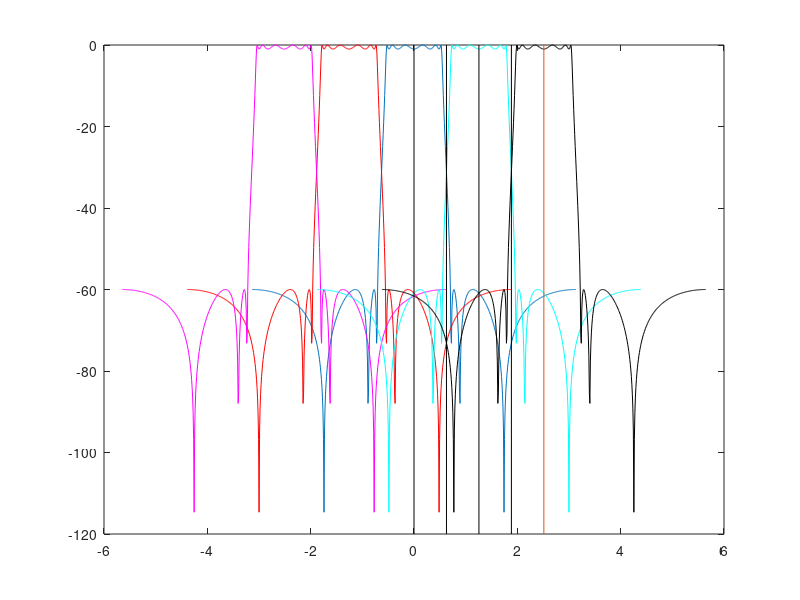

MATLAB code to generate this figure:
%%
clear all; close all; clc;
fs = 125e6; T = 1/fs;
N = 2^9;
R = 5;
e = 0.85;
fp = (fs/R*e/2);

[Ord, Wp] = ellipord(e/R, (1/e)/R, 1, 60 );
[B, A] = ellip(Ord, 1, 60, fp/(fs/2));

[H, w] = freqz(B, A, R*N+1);

Hr = reshape(H(2:end), N, R)';
Hr(2:2:end, :) = Hr(2:2:end, end:-1:1);

wr = w(2:N+1);
Hrtot = max(abs(Hr(2:end, :)));

% figure;
% plot(w, 20*log10(abs(H)), '-k', wr, 20*log10(abs(Hr(2:end, :)))', wr, 20*log10(Hrtot), '-k','LineWidth', 2); grid on

% figure;
% plot(w, 20*log10(abs(H)), '-b', wr, 20*log10(Hrtot), '-r','LineWidth', 2); grid on

%% Save to files
plotFile = 'iirAliasingCleanZero.csv';
fh = fopen(plotFile,'w'); 
if fh ~= -1
    fprintf(fh, '%s,%s\n', 'abs(H)', 'w');
    fclose(fh);
end
dlmwrite(...
    plotFile,...
    [abs(H) w],...
    '-append',...
    'delimiter', ',',...
    'newline', 'unix'...
);
plotFile = 'iirAliasingCleanP2.csv';
fh = fopen(plotFile,'w'); 
if fh ~= -1
    fprintf(fh, '%s,%s\n', 'abs(H)', 'w');
    fclose(fh);
end
dlmwrite(...
    plotFile,...
    [abs(Hr(2,1:N))' (wr(1:N))],...
    '-append',...
    'delimiter', ',',...
    'newline', 'unix'...
);
plotFile = 'iirAliasingCleanN2.csv';
fh = fopen(plotFile,'w'); 
if fh ~= -1
    fprintf(fh, '%s,%s\n', 'abs(H)', 'w');
    fclose(fh);
end
dlmwrite(...
    plotFile,...
    [abs(Hr(3,1:N))' (wr(1:N))],...
    '-append',...
    'delimiter', ',',...
    'newline', 'unix'...
);
plotFile = 'iirAliasingCleanP4.csv';
fh = fopen(plotFile,'w'); 
if fh ~= -1
    fprintf(fh, '%s,%s\n', 'abs(H)', 'w');
    fclose(fh);
end
dlmwrite(...
    plotFile,...
    [abs(Hr(4,1:N))' (wr(1:N))],...
    '-append',...
    'delimiter', ',',...
    'newline', 'unix'...
);
plotFile = 'iirAliasingCleanN4.csv';
fh = fopen(plotFile,'w'); 
if fh ~= -1
    fprintf(fh, '%s,%s\n', 'abs(H)', 'w');
    fclose(fh);
end
dlmwrite(...
    plotFile,...
    [abs(Hr(5,1:N))' (wr(1:N))],...
    '-append',...
    'delimiter', ',',...
    'newline', 'unix'...
);


%%
clear all;close all;clc;
fs = 125e6; T = 1/fs;
N = 2^6;
R = 5;
e = 0.85;
fp = (fs/R*e/2);

[Ord, Wp] = ellipord(e/R, (1/e)/R, 1, 60 );
[B, A] = ellip(Ord, 1, 60, fp/(fs/2));

[H, w] = freqz(B, A, R*N+1);

% expanded vectors
we = [-fliplr(w') w'];
% we = [we - 2*pi we we + 2*pi];
He = [fliplr(H') H'];
% He = [He He He];

% Aliasing Copies
% w centered around negative 2pi/R (-2/R, if normalized to fs/2)
wn1 = we - 2*pi/R;
% w centered around positive 2pi/R (2/R, if normalized to fs/2)
wp1 = we + 2*pi/R;
% w centered around negative 4pi/R (-4/R, if normalized to fs/2)
wn2 = we - 4*pi/R;
% w centered around positive 4pi/R (4/R, if normalized to fs/2)
wp2 = we + 4*pi/R;
% w centered around negative 6pi/R (6/R, if normalized to fs/2)
wn3 = we - 6*pi/R;
% w centered around positive 6pi/R (6/R, if normalized to fs/2)
wp3 = we + 6*pi/R;

%% Save to files
plotFile = 'iirAliasingZero.csv';
fh = fopen(plotFile,'w'); 
if fh ~= -1
    fprintf(fh, '%s,%s\n', 'abs(H)', 'w');
    fclose(fh);
end
dlmwrite(...
    plotFile,...
    [abs(He)' we'],...
    '-append',...
    'delimiter', ',',...
    'newline', 'unix'...
);
plotFile = 'iirAliasingN2.csv';
fh = fopen(plotFile,'w'); 
if fh ~= -1
    fprintf(fh, '%s,%s\n', 'abs(H)', 'w');
    fclose(fh);
end
dlmwrite(...
    plotFile,...
    [abs(He)' wn1'],...
    '-append',...
    'delimiter', ',',...
    'newline', 'unix'...
);
plotFile = 'iirAliasingP2.csv';
fh = fopen(plotFile,'w'); 
if fh ~= -1
    fprintf(fh, '%s,%s\n', 'abs(H)', 'w');
    fclose(fh);
end
dlmwrite(...
    plotFile,...
    [abs(He)' wp1'],...
    '-append',...
    'delimiter', ',',...
    'newline', 'unix'...
);
plotFile = 'iirAliasingN4.csv';
fh = fopen(plotFile,'w'); 
if fh ~= -1
    fprintf(fh, '%s,%s\n', 'abs(H)', 'w');
    fclose(fh);
end
dlmwrite(...
    plotFile,...
    [abs(He)' wn2'],...
    '-append',...
    'delimiter', ',',...
    'newline', 'unix'...
);
plotFile = 'iirAliasingP4.csv';
fh = fopen(plotFile,'w'); 
if fh ~= -1
    fprintf(fh, '%s,%s\n', 'abs(H)', 'w');
    fclose(fh);
end
dlmwrite(...
    plotFile,...
    [abs(He)' wp2'],...
    '-append',...
    'delimiter', ',',...
    'newline', 'unix'...
);
plotFile = 'iirAliasingN6.csv';
fh = fopen(plotFile,'w'); 
if fh ~= -1
    fprintf(fh, '%s,%s\n', 'abs(H)', 'w');
    fclose(fh);
end
dlmwrite(...
    plotFile,...
    [abs(He)' wn3'],...
    '-append',...
    'delimiter', ',',...
    'newline', 'unix'...
);
plotFile = 'iirAliasingP6.csv';
fh = fopen(plotFile,'w'); 
if fh ~= -1
    fprintf(fh, '%s,%s\n', 'abs(H)', 'w');
    fclose(fh);
end
dlmwrite(...
    plotFile,...
    [abs(He)' wp3'],...
    '-append',...
    'delimiter', ',',...
    'newline', 'unix'...
);

%% Plot
figure;
plot(we,20*log10(abs(He)));
hold on;
plot(wn1,20*log10(abs(He)),'-r');
plot(wn2,20*log10(abs(He)),'-m');
plot(wp1,20*log10(abs(He)),'-c');
plot(wp2,20*log10(abs(He)),'-k');
%% Reference Lines
line([0 0],[-120,0],'Color','k');
line([1*pi/5 1*pi/5],[-120,0],'Color','k');
line([2*pi/5 2*pi/5],[-120,0],'Color','k');
line([3*pi/5 3*pi/5],[-120,0],'Color','k');
line([4*pi/5 4*pi/5],[-120,0]);